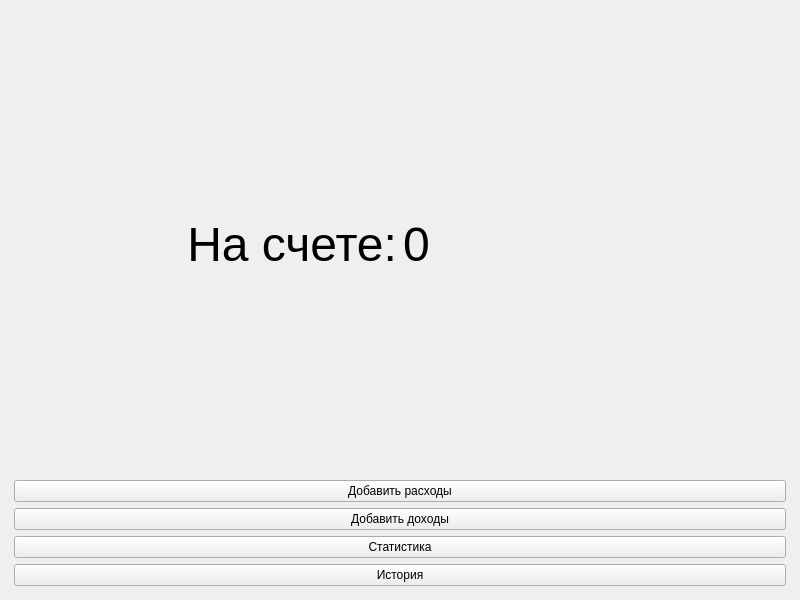
<?xml version="1.0" encoding="UTF-8"?>
<ui version="4.0">
 <class>MainWindow</class>
 <widget class="QMainWindow" name="MainWindow">
  <property name="geometry">
   <rect>
    <x>0</x>
    <y>0</y>
    <width>800</width>
    <height>600</height>
   </rect>
  </property>
  <property name="windowTitle">
   <string>MainWindow</string>
  </property>
  <widget class="QWidget" name="centralwidget">
   <layout class="QGridLayout" name="gridLayout_2">
    <item row="0" column="0">
     <layout class="QGridLayout" name="gridLayout" rowstretch="1,1,1,1,1">
      <property name="leftMargin">
       <number>5</number>
      </property>
      <property name="topMargin">
       <number>5</number>
      </property>
      <property name="rightMargin">
       <number>5</number>
      </property>
      <property name="bottomMargin">
       <number>5</number>
      </property>
      <item row="0" column="0">
       <widget class="QLabel" name="label">
        <property name="font">
         <font>
          <pointsize>36</pointsize>
         </font>
        </property>
        <property name="text">
         <string>На счете:</string>
        </property>
        <property name="alignment">
         <set>Qt::AlignRight|Qt::AlignTrailing|Qt::AlignVCenter</set>
        </property>
       </widget>
      </item>
      <item row="1" column="0" colspan="2">
       <widget class="QPushButton" name="add_r_but">
        <property name="text">
         <string>Добавить расходы</string>
        </property>
       </widget>
      </item>
      <item row="2" column="0" colspan="2">
       <widget class="QPushButton" name="add_d_but">
        <property name="text">
         <string>Добавить доходы</string>
        </property>
       </widget>
      </item>
      <item row="3" column="0" colspan="2">
       <widget class="QPushButton" name="stat_but">
        <property name="text">
         <string>Статистика</string>
        </property>
       </widget>
      </item>
      <item row="4" column="0" colspan="2">
       <widget class="QPushButton" name="history_but">
        <property name="text">
         <string>История</string>
        </property>
       </widget>
      </item>
      <item row="0" column="1">
       <widget class="QLabel" name="amount_l">
        <property name="font">
         <font>
          <pointsize>36</pointsize>
         </font>
        </property>
        <property name="text">
         <string>0</string>
        </property>
       </widget>
      </item>
     </layout>
    </item>
   </layout>
  </widget>
 </widget>
 <resources/>
 <connections/>
</ui>
